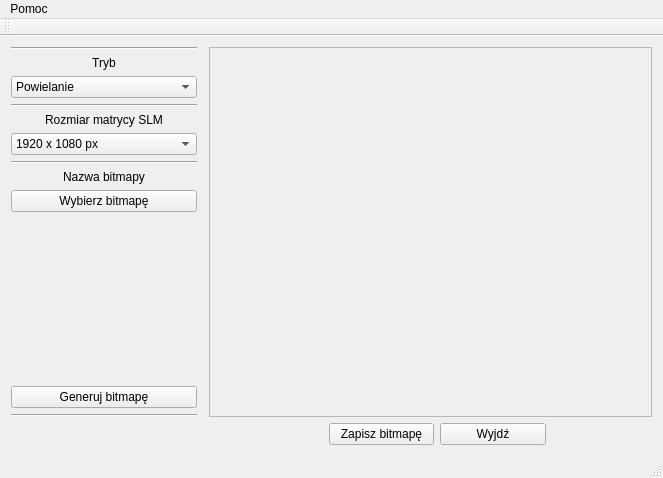
<?xml version="1.0" encoding="UTF-8"?>
<ui version="4.0">
 <class>BitmapGlue</class>
 <widget class="QMainWindow" name="BitmapGlue">
  <property name="geometry">
   <rect>
    <x>0</x>
    <y>0</y>
    <width>663</width>
    <height>475</height>
   </rect>
  </property>
  <property name="windowTitle">
   <string>BitmapGlue</string>
  </property>
  <widget class="QWidget" name="centralWidget">
   <layout class="QVBoxLayout" name="verticalLayout" stretch="0,0">
    <item>
     <layout class="QHBoxLayout" name="horizontalLayout_2" stretch="3,8">
      <property name="bottomMargin">
       <number>0</number>
      </property>
      <item>
       <layout class="QVBoxLayout" name="lewy" stretch="0,0,0,0,0,0,0,0,0,0,0,0,0,0,0">
        <property name="rightMargin">
         <number>6</number>
        </property>
        <item>
         <widget class="Line" name="line_4">
          <property name="orientation">
           <enum>Qt::Horizontal</enum>
          </property>
         </widget>
        </item>
        <item>
         <widget class="QLabel" name="label_2">
          <property name="text">
           <string>Tryb</string>
          </property>
          <property name="alignment">
           <set>Qt::AlignCenter</set>
          </property>
         </widget>
        </item>
        <item>
         <widget class="QComboBox" name="TypePick">
          <item>
           <property name="text">
            <string>Powielanie</string>
           </property>
          </item>
          <item>
           <property name="text">
            <string>Doklejanie</string>
           </property>
          </item>
         </widget>
        </item>
        <item>
         <widget class="Line" name="line">
          <property name="orientation">
           <enum>Qt::Horizontal</enum>
          </property>
         </widget>
        </item>
        <item>
         <widget class="QLabel" name="label">
          <property name="text">
           <string>Rozmiar matrycy SLM</string>
          </property>
          <property name="alignment">
           <set>Qt::AlignCenter</set>
          </property>
         </widget>
        </item>
        <item>
         <widget class="QComboBox" name="SLMSize">
          <item>
           <property name="text">
            <string>1920 x 1080 px</string>
           </property>
          </item>
          <item>
           <property name="text">
            <string>4096 x 2048 px</string>
           </property>
          </item>
         </widget>
        </item>
        <item>
         <widget class="Line" name="line_2">
          <property name="orientation">
           <enum>Qt::Horizontal</enum>
          </property>
         </widget>
        </item>
        <item>
         <widget class="QLabel" name="BmpName">
          <property name="text">
           <string>Nazwa bitmapy</string>
          </property>
          <property name="alignment">
           <set>Qt::AlignCenter</set>
          </property>
         </widget>
        </item>
        <item>
         <widget class="QPushButton" name="BmpPick">
          <property name="text">
           <string>Wybierz bitmapę</string>
          </property>
         </widget>
        </item>
        <item>
         <spacer name="verticalSpacer_2">
          <property name="orientation">
           <enum>Qt::Vertical</enum>
          </property>
          <property name="sizeHint" stdset="0">
           <size>
            <width>20</width>
            <height>40</height>
           </size>
          </property>
         </spacer>
        </item>
        <item>
         <widget class="QStackedWidget" name="TypeIndicator2">
          <property name="currentIndex">
           <number>0</number>
          </property>
          <widget class="QWidget" name="page_5"/>
          <widget class="QWidget" name="page_6">
           <layout class="QVBoxLayout" name="verticalLayout_2">
            <item>
             <widget class="QLabel" name="label_3">
              <property name="text">
               <string>Rozmiar wczytywanych bitmap</string>
              </property>
              <property name="alignment">
               <set>Qt::AlignCenter</set>
              </property>
             </widget>
            </item>
            <item>
             <widget class="QComboBox" name="BmpRes"/>
            </item>
           </layout>
          </widget>
         </widget>
        </item>
        <item>
         <layout class="QHBoxLayout" name="horizontalLayout_4">
          <property name="bottomMargin">
           <number>0</number>
          </property>
          <item>
           <widget class="QStackedWidget" name="TypeIndicator">
            <property name="currentIndex">
             <number>0</number>
            </property>
            <widget class="QWidget" name="page_3">
             <layout class="QHBoxLayout" name="horizontalLayout_5">
              <item>
               <widget class="QLabel" name="InputBitmap">
                <property name="text">
                 <string/>
                </property>
               </widget>
              </item>
             </layout>
            </widget>
            <widget class="QWidget" name="page_4">
             <layout class="QHBoxLayout" name="horizontalLayout_6">
              <item>
               <widget class="QListWidget" name="InputBitmaps"/>
              </item>
             </layout>
            </widget>
           </widget>
          </item>
         </layout>
        </item>
        <item>
         <spacer name="verticalSpacer">
          <property name="orientation">
           <enum>Qt::Vertical</enum>
          </property>
          <property name="sizeHint" stdset="0">
           <size>
            <width>20</width>
            <height>40</height>
           </size>
          </property>
         </spacer>
        </item>
        <item>
         <widget class="QPushButton" name="pushButton">
          <property name="text">
           <string>Generuj bitmapę</string>
          </property>
         </widget>
        </item>
        <item>
         <widget class="Line" name="line_3">
          <property name="orientation">
           <enum>Qt::Horizontal</enum>
          </property>
         </widget>
        </item>
       </layout>
      </item>
      <item>
       <widget class="QScrollArea" name="scrollArea">
        <property name="frameShadow">
         <enum>QFrame::Sunken</enum>
        </property>
        <property name="lineWidth">
         <number>2</number>
        </property>
        <property name="widgetResizable">
         <bool>true</bool>
        </property>
        <widget class="QWidget" name="scrollAreaWidgetContents">
         <property name="geometry">
          <rect>
           <x>0</x>
           <y>0</y>
           <width>461</width>
           <height>369</height>
          </rect>
         </property>
         <layout class="QHBoxLayout" name="horizontalLayout">
          <item>
           <widget class="QLabel" name="SlmImage">
            <property name="text">
             <string/>
            </property>
           </widget>
          </item>
         </layout>
        </widget>
       </widget>
      </item>
     </layout>
    </item>
    <item>
     <layout class="QHBoxLayout" name="horizontalLayout_3" stretch="3,1,1,1">
      <property name="bottomMargin">
       <number>0</number>
      </property>
      <item>
       <spacer name="horizontalSpacer">
        <property name="orientation">
         <enum>Qt::Horizontal</enum>
        </property>
        <property name="sizeHint" stdset="0">
         <size>
          <width>40</width>
          <height>20</height>
         </size>
        </property>
       </spacer>
      </item>
      <item>
       <widget class="QPushButton" name="SaveBmp">
        <property name="text">
         <string>Zapisz bitmapę</string>
        </property>
       </widget>
      </item>
      <item>
       <widget class="QPushButton" name="Cancel">
        <property name="text">
         <string>Wyjdź</string>
        </property>
       </widget>
      </item>
      <item>
       <spacer name="horizontalSpacer_2">
        <property name="orientation">
         <enum>Qt::Horizontal</enum>
        </property>
        <property name="sizeHint" stdset="0">
         <size>
          <width>40</width>
          <height>20</height>
         </size>
        </property>
       </spacer>
      </item>
     </layout>
    </item>
   </layout>
  </widget>
  <widget class="QMenuBar" name="menuBar">
   <property name="geometry">
    <rect>
     <x>0</x>
     <y>0</y>
     <width>663</width>
     <height>21</height>
    </rect>
   </property>
   <widget class="QMenu" name="menuPomoc">
    <property name="title">
     <string>Pomoc</string>
    </property>
    <addaction name="actionPomoc"/>
    <addaction name="actionO_programie"/>
   </widget>
   <addaction name="menuPomoc"/>
  </widget>
  <widget class="QToolBar" name="mainToolBar">
   <attribute name="toolBarArea">
    <enum>TopToolBarArea</enum>
   </attribute>
   <attribute name="toolBarBreak">
    <bool>false</bool>
   </attribute>
  </widget>
  <widget class="QStatusBar" name="statusBar"/>
  <action name="actionO_programie">
   <property name="text">
    <string>O programie</string>
   </property>
  </action>
  <action name="actionPomoc">
   <property name="text">
    <string>Pomoc</string>
   </property>
  </action>
 </widget>
 <layoutdefault spacing="6" margin="11"/>
 <resources/>
 <connections/>
</ui>
